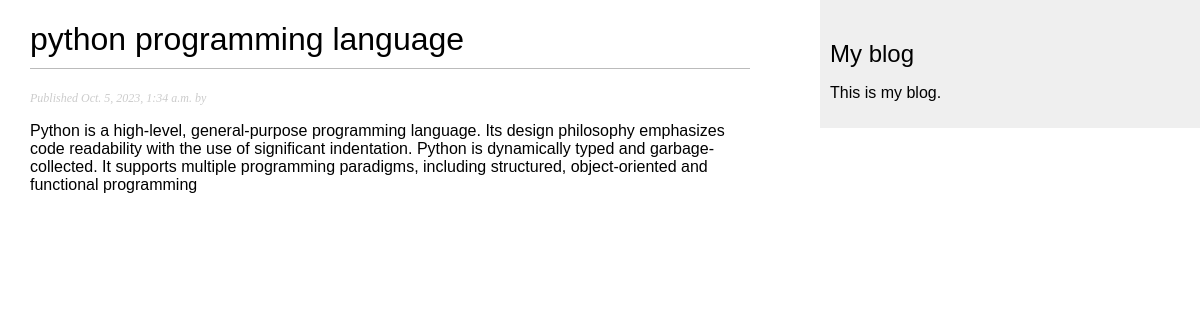
Page /blog/2023/10/5/python-programming-language/ on the committed database.
### blog/models.py (models this page shows, shortened)
class Post(models.Model):
    class Status(models.TextChoices):
        DRAFT = 'DF' , 'Draft'
        PUBLISHED = 'PB' , 'Published'
    title = models.CharField(max_length=250)
    slug = models.SlugField(max_length=250, unique_for_date='publish')
    auth = models.ForeignKey(User, on_delete=models.CASCADE, related_name='blog_posts')
    body = models.TextField()
    publish = models.DateTimeField(default=timezone.now)
    created = models.DateTimeField(auto_now_add=True)
    updated = models.DateTimeField(auto_now=True)
    status = models.CharField(max_length=2, choices=Status.choices, default=Status.DRAFT)
    class Meta:
        ordering = ['-publish']
        indexes = [
            models.Index(fields=['-publish']),
        ]

### blog/views.py (the view)
# urls.py: path('<int:year>/<int:month>/<int:day>/<slug:post>/', views.post_detail, name='post_detail'),
def post_detail(request, year, month, day, post):
    post = get_object_or_404(
                                Post,
                                status=Post.Status.PUBLISHED,
                                slug=post,
                                publish__year=year,
                                publish__month=month,
                                publish__day=day
                            )
    return render(request, 'blog/post/detail.html', {'post': post})

### blog/templates/blog/post/detail.html (shortened to what this page needs)
{% extends "blog/base.html" %}
{% block content %}
    <h1>{{ post.title }}</h1>
    <p class="date">
    Published {{ post.publish }} by {{ post.author }}
    </p>
    {{ post.body|linebreaks }}
{% endblock %}

### blog/static/css/blog.css (style rules this page uses)
body { margin:0; padding:0; font-family:helvetica, sans-serif; }
h1 { font-weight:normal; border-bottom:1px solid #bbb; padding:0 0 10px 0; }
p.date { color:#ccc; font-family: georgia, serif; font-size: 12px; font-style: italic; }

### rows in the picture
Post: title "python programming language", publish "Oct. 5, 2023, 1:34 a.m.", body "Python is a high-level, general-purpose programming language. Its design philosophy emphasizes code readability with the use of significant indentation. Python is dynamically typed and garbage-collected. It supports multiple programming paradigms, including structured, object-oriented and functional programming"
